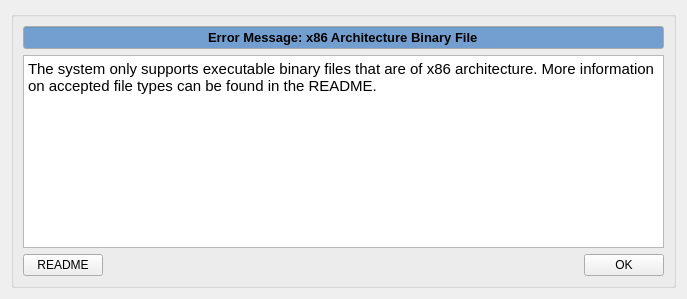
<?xml version="1.0" encoding="UTF-8"?>
<ui version="4.0">
 <class>ArchitectureError</class>
 <widget class="QWidget" name="ArchitectureError">
  <property name="geometry">
   <rect>
    <x>0</x>
    <y>0</y>
    <width>687</width>
    <height>299</height>
   </rect>
  </property>
  <property name="windowTitle">
   <string>Form</string>
  </property>
  <layout class="QGridLayout" name="gridLayout_2">
   <item row="0" column="0">
    <widget class="QGroupBox" name="groupBox">
     <property name="title">
      <string/>
     </property>
     <layout class="QGridLayout" name="gridLayout">
      <item row="2" column="0">
       <widget class="QPushButton" name="readme_pushbutton">
        <property name="text">
         <string>README</string>
        </property>
       </widget>
      </item>
      <item row="2" column="1">
       <spacer name="horizontalSpacer">
        <property name="orientation">
         <enum>Qt::Horizontal</enum>
        </property>
        <property name="sizeHint" stdset="0">
         <size>
          <width>484</width>
          <height>20</height>
         </size>
        </property>
       </spacer>
      </item>
      <item row="2" column="2">
       <widget class="QPushButton" name="ok_pushbutton">
        <property name="text">
         <string>OK</string>
        </property>
       </widget>
      </item>
      <item row="0" column="0" colspan="3">
       <widget class="QLineEdit" name="error_message_type_lineedit">
        <property name="palette">
         <palette>
          <active>
           <colorrole role="Base">
            <brush brushstyle="SolidPattern">
             <color alpha="255">
              <red>114</red>
              <green>159</green>
              <blue>207</blue>
             </color>
            </brush>
           </colorrole>
          </active>
          <inactive>
           <colorrole role="Base">
            <brush brushstyle="SolidPattern">
             <color alpha="255">
              <red>114</red>
              <green>159</green>
              <blue>207</blue>
             </color>
            </brush>
           </colorrole>
          </inactive>
          <disabled>
           <colorrole role="Base">
            <brush brushstyle="SolidPattern">
             <color alpha="255">
              <red>255</red>
              <green>255</green>
              <blue>255</blue>
             </color>
            </brush>
           </colorrole>
          </disabled>
         </palette>
        </property>
        <property name="font">
         <font>
          <pointsize>10</pointsize>
          <weight>75</weight>
          <bold>true</bold>
         </font>
        </property>
        <property name="autoFillBackground">
         <bool>false</bool>
        </property>
        <property name="text">
         <string>Error Message: x86 Architecture Binary File</string>
        </property>
        <property name="alignment">
         <set>Qt::AlignCenter</set>
        </property>
        <property name="readOnly">
         <bool>true</bool>
        </property>
       </widget>
      </item>
      <item row="1" column="0" colspan="3">
       <widget class="QTextBrowser" name="textBrowser">
        <property name="font">
         <font>
          <pointsize>10</pointsize>
         </font>
        </property>
        <property name="html">
         <string>&lt;!DOCTYPE HTML PUBLIC &quot;-//W3C//DTD HTML 4.0//EN&quot; &quot;http://www.w3.org/TR/REC-html40/strict.dtd&quot;&gt;
&lt;html&gt;&lt;head&gt;&lt;meta name=&quot;qrichtext&quot; content=&quot;1&quot; /&gt;&lt;style type=&quot;text/css&quot;&gt;
p, li { white-space: pre-wrap; }
&lt;/style&gt;&lt;/head&gt;&lt;body style=&quot; font-family:'MS Shell Dlg 2'; font-size:10pt; font-weight:400; font-style:normal;&quot;&gt;
&lt;p style=&quot; margin-top:0px; margin-bottom:0px; margin-left:0px; margin-right:0px; -qt-block-indent:0; text-indent:0px;&quot;&gt;&lt;span style=&quot; font-size:11pt;&quot;&gt;The system only supports executable binary files that are of x86 architecture. More information on accepted file types can be found in the README. &lt;br /&gt;&lt;/span&gt;&lt;/p&gt;&lt;/body&gt;&lt;/html&gt;</string>
        </property>
       </widget>
      </item>
     </layout>
    </widget>
   </item>
  </layout>
 </widget>
 <resources/>
 <connections/>
</ui>
